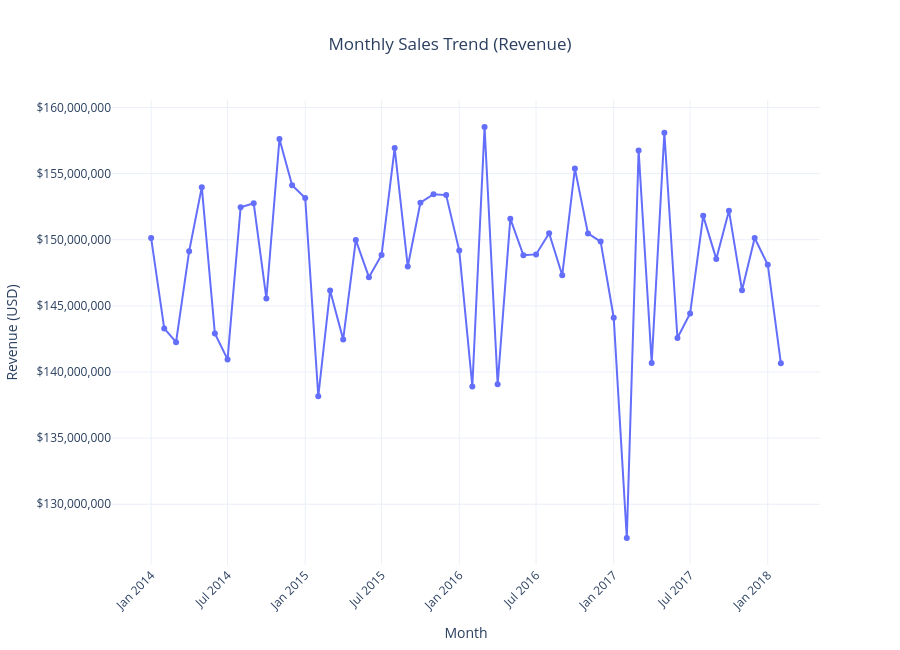

The notebook cell this image was saved under:
### Code cell
import pandas as pd
import plotly.express as px

# Create Year-Month for grouping
df['year_month'] = df['order_date'].dt.to_period('M').astype(str)

# Group by month and sum revenue
monthly_sales = df.groupby('year_month', as_index=False)['revenue'].sum()
monthly_sales = monthly_sales.sort_values('year_month')

# Plot the chart
fig = px.line(
    monthly_sales,
    x='year_month',
    y='revenue',
    markers=True,
    title='Monthly Sales Trend (Revenue)',
    labels={'year_month': 'Month-Year', 'revenue': 'Total Revenue ($)'},
    template='plotly_white',
    height=650
)

fig.update_layout(
    xaxis_title='Month',
    yaxis_title='Revenue (USD)',
    hovermode='x unified',
    title_x=0.5,
    xaxis_tickangle=-45
)

fig.update_yaxes(tickprefix='$', tickformat=',')

fig.show()

### Figure 1 — Plotly figure (JSON) as saved in the notebook; plotly's stock layout.template omitted (floating-point values rounded to 4 significant figures)
{"data": [{"hovertemplate": "Month-Year=%{x}<br>Total Revenue ($)=%{y}<extra></extra>", "legendgroup": "", "line": {"color": "#636efa", "dash": "solid"}, "marker": {"symbol": "circle"}, "mode": "lines+markers", "name": "", "orientation": "v", "showlegend": false, "type": "scatter", "x": ["2014-01", "2014-02", "2014-03", "2014-04", "2014-05", "2014-06", "2014-07", "2014-08", "2014-09", "2014-10", "2014-11", "2014-12", "2015-01", "2015-02", "2015-03", "2015-04", "2015-05", "2015-06", "2015-07", "2015-08", "2015-09", "2015-10", "2015-11", "2015-12", "2016-01", "2016-02", "2016-03", "2016-04", "2016-05", "2016-06", "2016-07", "2016-08", "2016-09", "2016-10", "2016-11", "2016-12", "2017-01", "2017-02", "2017-03", "2017-04", "2017-05", "2017-06", "2017-07", "2017-08", "2017-09", "2017-10", "2017-11", "2017-12", "2018-01", "2018-02"], "xaxis": "x", "y": [150100000.0, 143300000.0, 142300000.0, 149100000.0, 154000000.0, 142900000.0, 141000000.0, 152400000.0, 152800000.0, 145600000.0, 157600000.0, 154100000.0, 153200000.0, 138200000.0, 146200000.0, 142500000.0, 150000000.0, 147200000.0, 148800000.0, 156900000.0, 148000000.0, 152800000.0, 153400000.0, 153400000.0, 149200000.0, 138900000.0, 158500000.0, 139100000.0, 151600000.0, 148800000.0, 148900000.0, 150500000.0, 147300000.0, 155400000.0, 150500000.0, 149900000.0, 144100000.0, 127400000.0, 156700000.0, 140700000.0, 158100000.0, 142600000.0, 144400000.0, 151800000.0, 148600000.0, 152200000.0, 146200000.0, 150100000.0, 148100000.0, 140700000.0], "yaxis": "y"}], "layout": {"height": 650, "hovermode": "x unified", "legend": {"tracegroupgap": 0}, "title": {"text": "Monthly Sales Trend (Revenue)", "x": 0.5}, "xaxis": {"anchor": "y", "domain": [0, 1], "tickangle": -45, "title": {"text": "Month"}}, "yaxis": {"anchor": "x", "domain": [0, 1], "tickformat": ",", "tickprefix": "$", "title": {"text": "Revenue (USD)"}}}}
